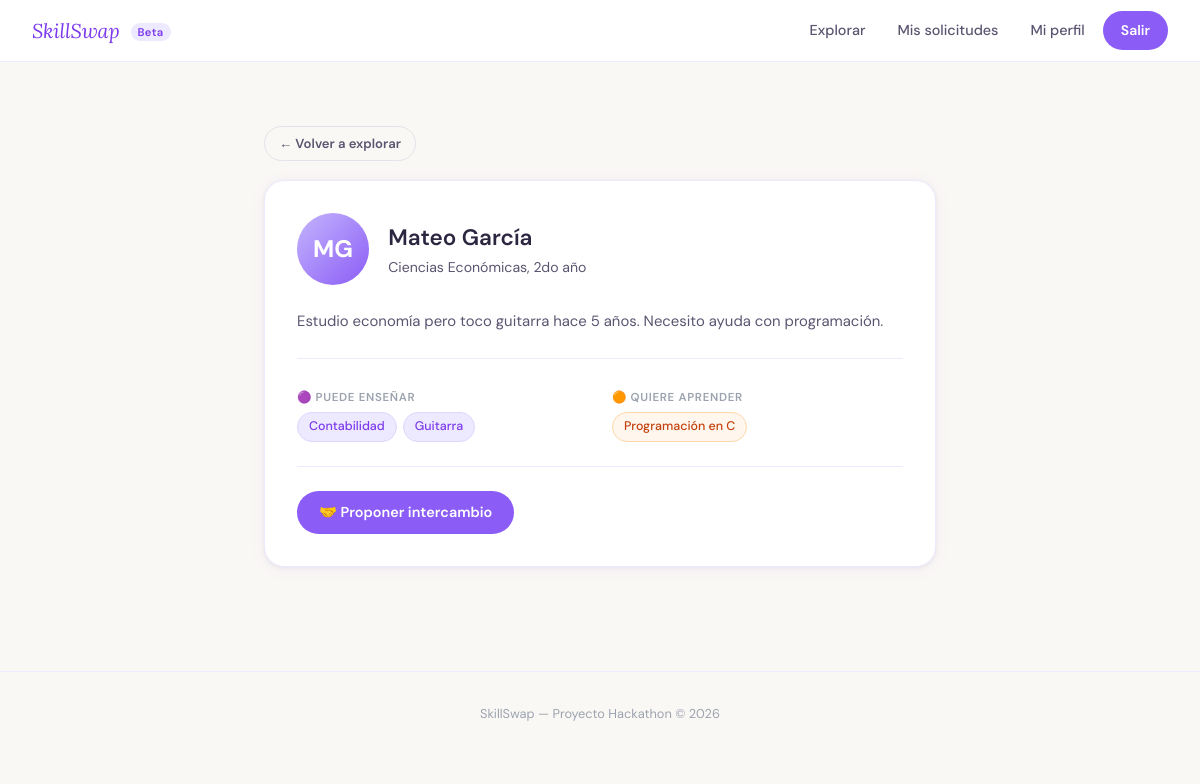
Screenshot of /ver_perfil.php?id=2 (signed in) with the database file from the repository.
### tables this page shows
CREATE TABLE IF NOT EXISTS usuarios (
    id         INT AUTO_INCREMENT PRIMARY KEY,
    nombre     VARCHAR(100)  NOT NULL,
    email      VARCHAR(150)  NOT NULL UNIQUE,
    password   VARCHAR(255)  NOT NULL,
    carrera    VARCHAR(150)  DEFAULT NULL,
    bio        TEXT          DEFAULT NULL,
    created_at TIMESTAMP     DEFAULT CURRENT_TIMESTAMP
);

CREATE TABLE IF NOT EXISTS usuario_habilidades (
    id           INT AUTO_INCREMENT PRIMARY KEY,
    usuario_id   INT  NOT NULL,
    habilidad_id INT  NOT NULL,
    tipo         ENUM('ofrece', 'busca') NOT NULL,
    FOREIGN KEY (usuario_id)   REFERENCES usuarios(id)    ON DELETE CASCADE,
    FOREIGN KEY (habilidad_id) REFERENCES habilidades(id) ON DELETE CASCADE,
    UNIQUE KEY unico_usuario_habilidad_tipo (usuario_id, habilidad_id, tipo)
);

CREATE TABLE IF NOT EXISTS habilidades (
    id     INT AUTO_INCREMENT PRIMARY KEY,
    nombre VARCHAR(100) NOT NULL UNIQUE
);

### sesion.php (called while the page is built, shortened)
<?php
function iniciales(string $nombre): string {
    $partes = explode(' ', trim($nombre));
    $ini = strtoupper(substr($partes[0], 0, 1));
    if (isset($partes[1])) $ini .= strtoupper(substr($partes[1], 0, 1));
    return $ini;
}
function e(string $str): string {
    return htmlspecialchars($str, ENT_QUOTES, 'UTF-8');
}

### ver_perfil.php (the view, shortened to what this page needs)
<?php
require_once 'sesion.php';
$pdo = conectar();
$uid = usuarioId();
$id_perfil = (int)($_GET['id'] ?? 0);
$stmt = $pdo->prepare('SELECT * FROM usuarios WHERE id = ?');
$stmt->execute([$id_perfil]);
$perfil = $stmt->fetch();
$stmt = $pdo->prepare('
    SELECT h.nombre, uh.tipo
    FROM usuario_habilidades uh
    JOIN habilidades h ON h.id = uh.habilidad_id
    WHERE uh.usuario_id = ?
    ORDER BY uh.tipo, h.nombre
');
$stmt->execute([$id_perfil]);
$habilidades = $stmt->fetchAll();
$ofrece = array_filter($habilidades, fn($h) => $h['tipo'] === 'ofrece');
$busca  = array_filter($habilidades, fn($h) => $h['tipo'] === 'busca');
$stmt = $pdo->prepare('
    SELECT id, estado FROM solicitudes
    WHERE (de_usuario_id = ? AND para_usuario_id = ?)
       OR (de_usuario_id = ? AND para_usuario_id = ?)
    ORDER BY created_at DESC
    LIMIT 1
');
$stmt->execute([$uid, $id_perfil, $id_perfil, $uid]);
$solicitud_existente = $stmt->fetch();
?>
<!DOCTYPE html>
<html lang="es">
<head>
  <link rel="stylesheet" href="css/estilos.css">
</head>
<body>
<nav>
  <a href="index.php" class="nav-logo">SkillSwap <span>Beta</span></a>
  <div class="nav-links">
    <a href="explorar.php">Explorar</a>
    <a href="mis_solicitudes.php">Mis solicitudes</a>
    <a href="perfil.php">Mi perfil</a>
    <a href="logout.php" class="btn-nav">Salir</a>
  </div>
</nav>
<div class="contenedor-md">
  <a href="explorar.php" class="btn btn-ghost btn-sm mt-3" style="margin-bottom:1.2rem;">
    ← Volver a explorar
  </a>
  <div class="card">
    <div class="perfil-header">
      <div class="avatar avatar-lg"><?= e(iniciales($perfil['nombre'])) ?></div>
      <div>
        <h2 style="font-size:1.4rem;font-weight:600;"><?= e($perfil['nombre']) ?></h2>
        <p class="text-muted"><?= e($perfil['carrera'] ?: 'Carrera no indicada') ?></p>
      </div>
    </div>
    <?php if ($perfil['bio']): ?>
      <p style="font-size:0.93rem;color:var(--texto-2);line-height:1.7;margin-bottom:1rem;">
        <?= nl2br(e($perfil['bio'])) ?>
      </p>
    <?php endif; ?>
    <hr class="divider">
    <div style="display:grid;grid-template-columns:1fr 1fr;gap:1.5rem;margin-bottom:1.5rem;">
      <div>
        <p class="chip-label">🟣 Puede enseñar</p>
        <div class="chips-lista">
          <?php if ($ofrece): ?>
            <?php foreach ($ofrece as $h): ?>
              <span class="chip chip-ofrece"><?= e($h['nombre']) ?></span>
            <?php endforeach; ?>
          <?php else: ?>
            <span class="text-muted" style="font-size:0.83rem;">No indicó habilidades</span>
          <?php endif; ?>
        </div>
      </div>
      <div>
        <p class="chip-label">🟠 Quiere aprender</p>
        <div class="chips-lista">
          <?php if ($busca): ?>
            <?php foreach ($busca as $h): ?>
              <span class="chip chip-busca"><?= e($h['nombre']) ?></span>
            <?php endforeach; ?>
          <?php else: ?>
            <span class="text-muted" style="font-size:0.83rem;">No indicó habilidades</span>
          <?php endif; ?>
        </div>
      </div>
    </div>
    <hr class="divider">
    <?php if ($solicitud_existente): ?>
      <?php
        $labels = [
          'pendiente' => '⏳ Solicitud enviada — pendiente de respuesta',
          'aceptada'  => '✅ ¡Intercambio aceptado!',
          'rechazada' => '❌ La solicitud fue rechazada',
        ];
        $clase = [
          'pendiente' => 'alerta-info',
          'aceptada'  => 'alerta-exito',
          'rechazada' => 'alerta-error',
        ][$solicitud_existente['estado']];
      ?>
      <div class="alerta <?= $clase ?>">
        <?= $labels[$solicitud_existente['estado']] ?>
      </div>
      <?php if ($solicitud_existente['estado'] === 'aceptada'): ?>
        <p style="font-size:0.9rem;color:var(--texto-2);margin-top:0.5rem;">
          Podés contactar a <strong><?= e($perfil['nombre']) ?></strong> por correo:
          <a href="mailto:<?= e($perfil['email']) ?>" style="color:var(--lila-600);font-weight:600;">
            <?= e($perfil['email']) ?>
          </a>
        </p>
      <?php endif; ?>
    <?php else: ?>
      <a href="solicitud.php?id=<?= $id_perfil ?>" class="btn btn-primary">
        🤝 Proponer intercambio
      </a>
    <?php endif; ?>
  </div>
</div>
<footer>
  SkillSwap &mdash; Proyecto Hackathon &copy; <?= date('Y') ?>
</footer>
</body>
</html>

### css/estilos.css (style rules this page uses)
*, *::before, *::after { box-sizing: border-box; margin: 0; padding: 0; }
:root { --lila-50: #f5f3ff; --lila-100: #ede9fe; --lila-200: #ddd6fe; --lila-300: #c4b5fd; --lila-400: #a78bfa; --lila-500: #8b5cf6; --lila-600: #7c3aed; --beige: #faf8f5; --beige-2: #f2ede8; --blanco: #ffffff; --gris-100: #f1f0f4; --gris-200: #e4e2ea; --gris-400: #9ca3af; --gris-600: #6b7280; --gris-800: #374151; --texto: #2d2640; --texto-2: #5b5470; --sombra: 0 2px 16px rgba(139,92,246,0.08), 0 1px 4px rgba(0,0,0,0.06); --sombra-hover: 0 6px 28px rgba(139,92,246,0.14), 0 2px 8px rgba(0,0,0,0.08); --radio: 14px; --radio-sm: 8px; --radio-lg: 20px; --font: 'DM Sans', sans-serif; --font-serif: 'Lora', serif; --trans: 0.18s ease; }
body { font-family: var(--font); background: var(--beige); color: var(--texto); min-height: 100vh; line-height: 1.6; font-size: 15px; }
nav { background: var(--blanco); border-bottom: 1.5px solid var(--lila-100); padding: 0 2rem; display: flex; align-items: center; justify-content: space-between; height: 62px; position: sticky; top: 0; z-index: 100; }
.nav-logo { font-family: var(--font-serif); font-size: 1.25rem; color: var(--lila-600); text-decoration: none; font-style: italic; letter-spacing: -0.01em; }
.nav-logo span { font-style: normal; font-family: var(--font); font-weight: 600; font-size: 0.7rem; background: var(--lila-100); color: var(--lila-600); padding: 2px 7px; border-radius: 20px; margin-left: 6px; vertical-align: middle; letter-spacing: 0.03em; }
.nav-links { display: flex; align-items: center; gap: 4px; }
.nav-links a { text-decoration: none; color: var(--texto-2); font-size: 0.9rem; font-weight: 500; padding: 7px 14px; border-radius: var(--radio-sm); transition: background var(--trans), color var(--trans); }
.nav-links .btn-nav { background: var(--lila-500); color: white; padding: 8px 18px; border-radius: 30px; font-weight: 600; font-size: 0.875rem; transition: background var(--trans), transform var(--trans); }
.contenedor-md { max-width: 720px; margin: 0 auto; padding: 2.5rem 1.5rem; }
.btn { display: inline-flex; align-items: center; gap: 7px; padding: 10px 22px; border-radius: 30px; font-family: var(--font); font-size: 0.9rem; font-weight: 600; cursor: pointer; border: none; text-decoration: none; transition: all var(--trans); white-space: nowrap; }
.btn-primary { background: var(--lila-500); color: white; }
.btn-ghost { background: transparent; color: var(--texto-2); border: 1.5px solid var(--gris-200); }
.btn-sm { padding: 6px 14px; font-size: 0.82rem; }
.card { background: var(--blanco); border: 1.5px solid var(--lila-100); border-radius: var(--radio-lg); padding: 2rem; box-shadow: var(--sombra); }
.avatar { width: 48px; height: 48px; border-radius: 50%; background: linear-gradient(135deg, var(--lila-300), var(--lila-500)); display: flex; align-items: center; justify-content: center; color: white; font-weight: 700; font-size: 1.05rem; flex-shrink: 0; }
.avatar-lg { width: 72px; height: 72px; font-size: 1.5rem; }
.chips-lista { display: flex; flex-wrap: wrap; gap: 6px; margin-top: 4px; }
.chip { font-size: 0.78rem; font-weight: 500; padding: 4px 11px; border-radius: 20px; white-space: nowrap; }
.chip-ofrece { background: var(--lila-100); color: var(--lila-600); border: 1px solid var(--lila-200); }
.chip-busca { background: #fff7ed; color: #c2410c; border: 1px solid #fed7aa; }
.chip-label { font-size: 0.72rem; font-weight: 600; text-transform: uppercase; letter-spacing: 0.06em; color: var(--gris-400); margin-bottom: 3px; margin-top: 6px; }
.perfil-header { display: flex; align-items: center; gap: 1.2rem; margin-bottom: 1.5rem; }
.perfil-header h2 { font-size: 1.4rem; font-weight: 600; }
.perfil-header p { font-size: 0.88rem; color: var(--texto-2); }
.divider { border: none; border-top: 1.5px solid var(--lila-100); margin: 1.5rem 0; }
.text-muted { color: var(--texto-2); font-size: 0.875rem; }
.mt-3 { margin-top: 1.5rem; }
footer { text-align: center; padding: 2rem 1rem; color: var(--gris-400); font-size: 0.8rem; border-top: 1px solid var(--lila-100); margin-top: 4rem; }

### rows the page displays
usuarios: nombre "MG", nombre "Mateo García", carrera "Ciencias Económicas, 2do año", bio "Estudio economía pero toco guitarra hace 5 años. Necesito ayuda con programación."
usuario_habilidades: habilidad.nombre "Contabilidad"
usuario_habilidades: habilidad.nombre "Guitarra"
usuario_habilidades: habilidad.nombre "Programación en C"
